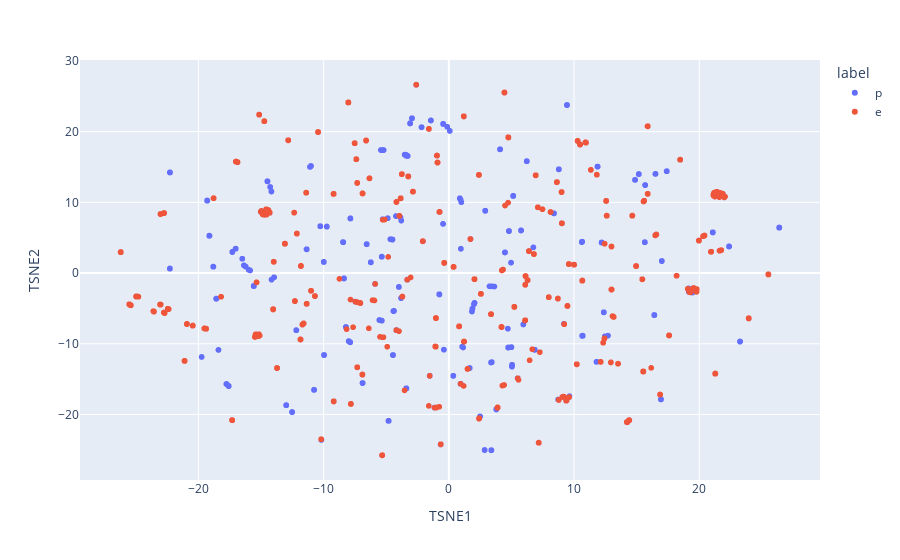

The notebook cell saved with this chart:
### Code cell
import plotly.express as px

fig = px.scatter(tsne_df, x="TSNE1", y="TSNE2", color="label")

fig

### Figure 1 — Plotly figure (JSON) as saved in the notebook; plotly's stock layout.template omitted (floating-point values rounded to 4 significant figures; data arrays with more than 128 entries replaced by an {"elided": "..."} marker saying what was removed)
{"data": [{"hovertemplate": "label=p<br>TSNE1=%{x}<br>TSNE2=%{y}<extra></extra>", "legendgroup": "p", "marker": {"color": "#636efa", "symbol": "circle"}, "mode": "markers", "name": "p", "showlegend": true, "type": "scattergl", "x": {"elided": "3916 float values"}, "xaxis": "x", "y": {"elided": "3916 float values"}, "yaxis": "y"}, {"hovertemplate": "label=e<br>TSNE1=%{x}<br>TSNE2=%{y}<extra></extra>", "legendgroup": "e", "marker": {"color": "#EF553B", "symbol": "circle"}, "mode": "markers", "name": "e", "showlegend": true, "type": "scattergl", "x": {"elided": "4208 float values"}, "xaxis": "x", "y": {"elided": "4208 float values"}, "yaxis": "y"}], "layout": {"legend": {"title": {"text": "label"}, "tracegroupgap": 0}, "margin": {"t": 60}, "xaxis": {"anchor": "y", "domain": [0, 1], "title": {"text": "TSNE1"}}, "yaxis": {"anchor": "x", "domain": [0, 1], "title": {"text": "TSNE2"}}}}
